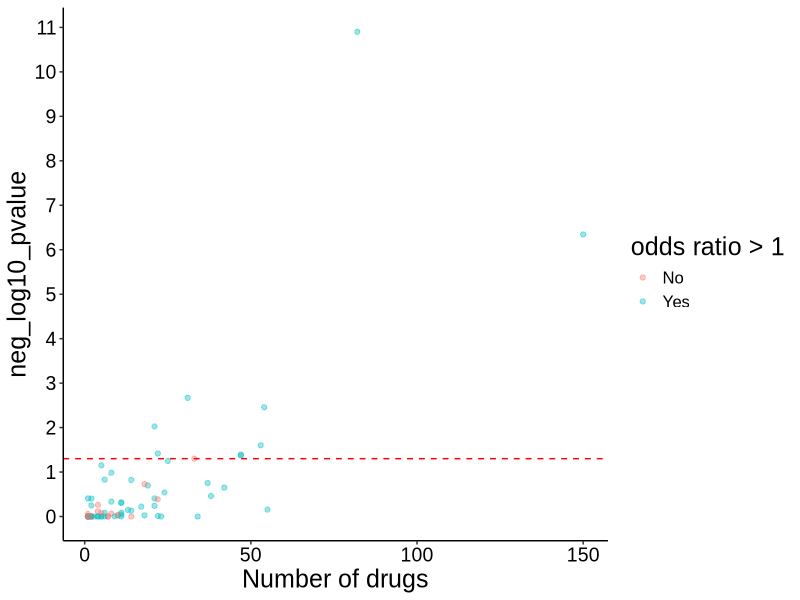
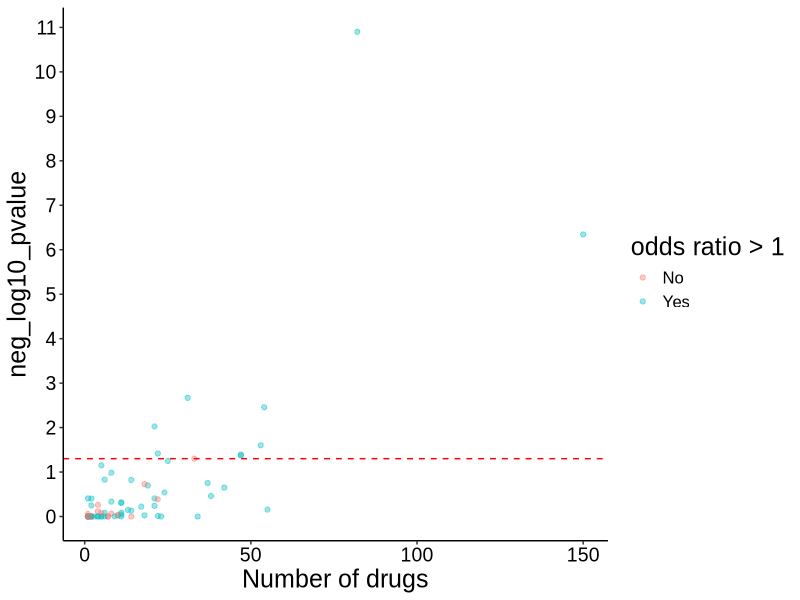
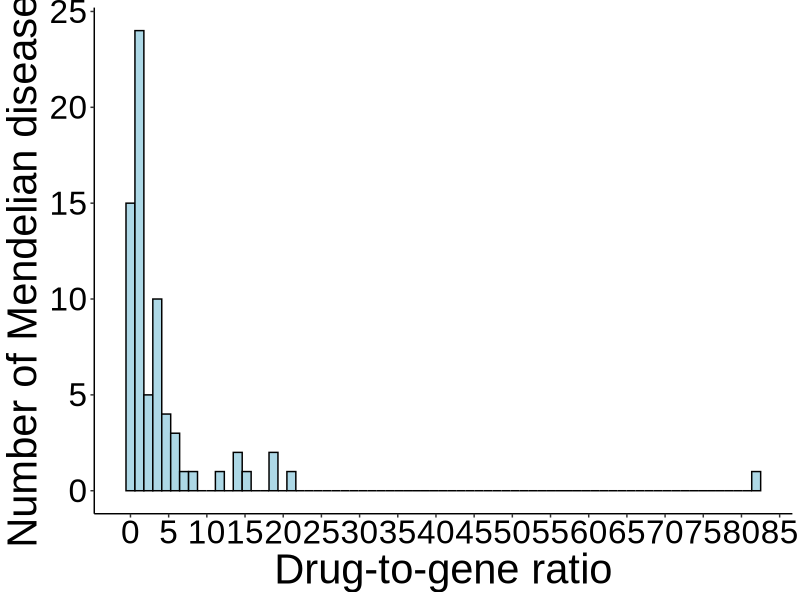
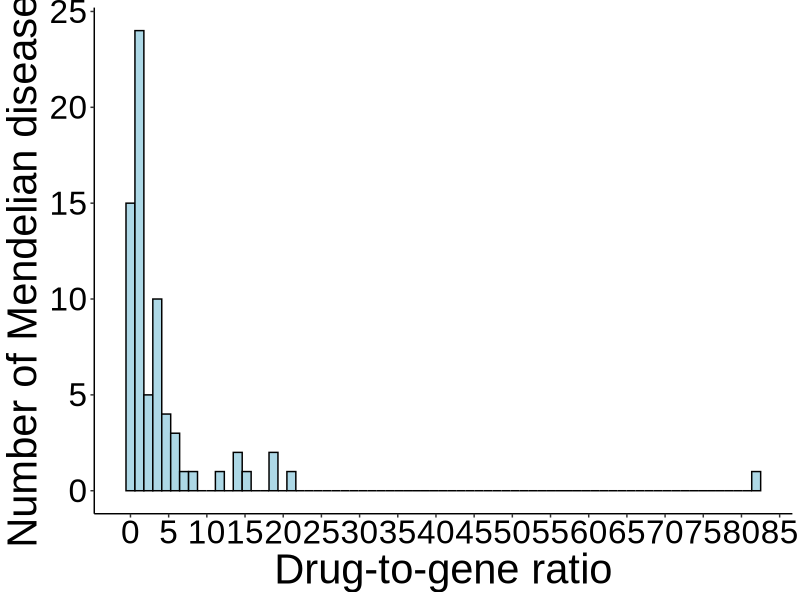
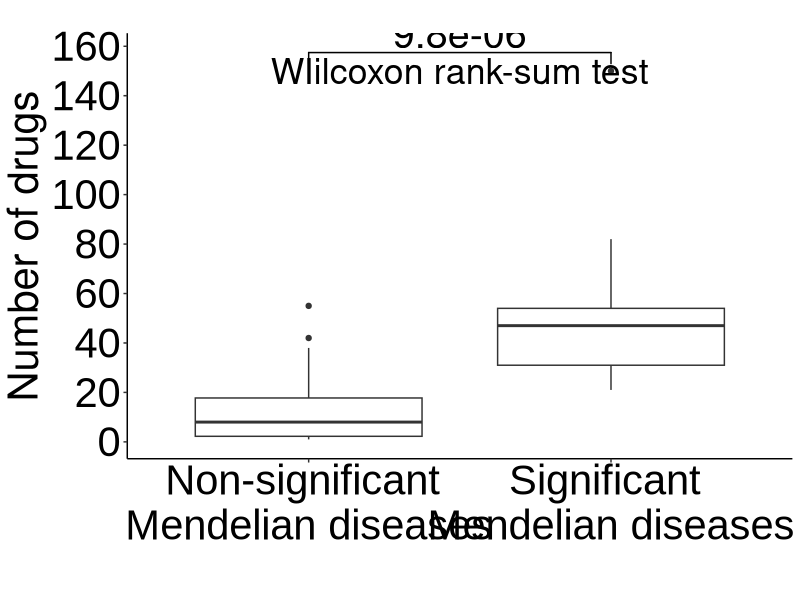
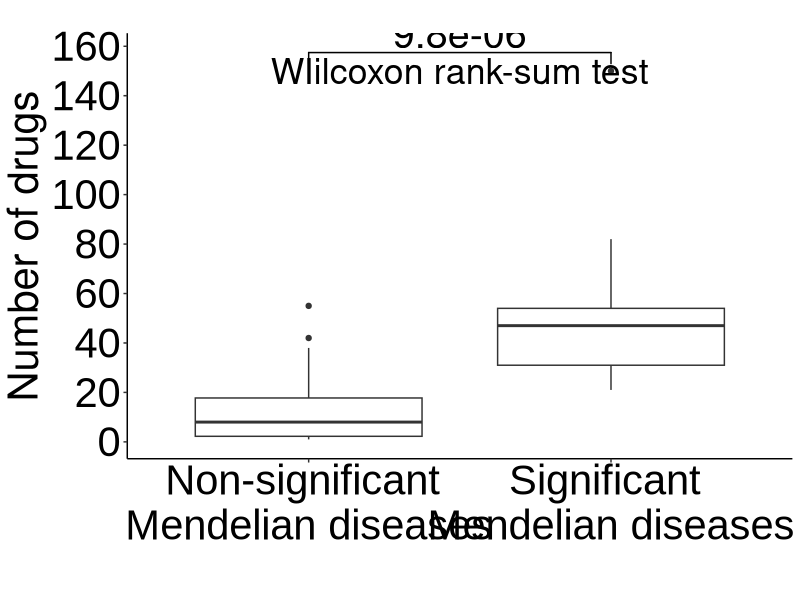

Source code (R) for these figures, in order: (Note: a time limit stopped this script after it produced the figures.)
### This script implements the per Mendelian disease analysis ###

library(dplyr)
library(data.table)
library(ggplot2)
library(ggsignif)

## Set type for image compression based on operating system
## For macOS, X11 installation is required (link: https://www.xquartz.org/)
# if Windows OS
if (Sys.info()['sysname'] == "Windows") {
  type_compression = "windows"
} 
# if Linux
if (Sys.info()['sysname'] == "Linux") {
  type_compression = "windows"
}
# if macOS
if (Sys.info()['sysname'] == "Darwin") {
  type_compression = "cairo"
} 

## -- load data -- ##

# Mendelian - complex disease comorbidities
md_cd_comorbidities = fread("processed_data/md_cd_comorbidities.txt")
unique_cd = unique(md_cd_comorbidities$complex_disease)
unique_md = unique(md_cd_comorbidities$mendelian_disease)

# complex disease categories
complex_disease_categories = data.table::fread("processed_data/complex_disease_category.txt")
md_cd_comorbidities = left_join(md_cd_comorbidities, complex_disease_categories, by = "complex_disease")

# indicated/investigated drugs for the complex diseases
investigated_indicated_drugs = fread("processed_data/drugs_inv_ind_per_disease.txt")
investigated_indicated_drugs = reshape2::melt(investigated_indicated_drugs, "drugbank_id", colnames(investigated_indicated_drugs)[2:ncol(investigated_indicated_drugs)])
investigated_indicated_drugs = na.omit(investigated_indicated_drugs) ; rownames(investigated_indicated_drugs) = NULL
investigated_indicated_drugs = investigated_indicated_drugs %>%
  dplyr::select(drugbank_id, complex_disease = variable) %>%
  distinct()

# Mendelian disease causal genes
md_genes = data.table::fread("processed_data/md_genes.txt")

# drug - targets
db_drug_targets = fread("processed_data/drugbank_all_drugs_known_targets.txt") %>%
  dplyr::select(db_id, drug_target) %>% 
  distinct()

# number of gene-targets per drug
drugs_nr_targets = fread("processed_data/drugbank_all_drugs_known_targets.txt") %>%
  dplyr::select(db_id, drug_target) %>%
  distinct() %>%
  group_by(db_id) %>% 
  mutate(total_targets = length(drug_target)) %>%
  dplyr::select(db_id, total_targets) %>% 
  ungroup() %>%
  distinct()

## -- find drugs targeting each Mendelian disease genes -- ##

# empty list - each element is a mendelian disease
md_comorbidities = list()
for (md in unique_md) {
  md_comorbidities[[md]] = md_cd_comorbidities %>% filter(mendelian_disease == md) %>% dplyr::select(-comorbidity)
} ; rm(md)

# annotate with Mendelian disease genes
for (i in 1:length(md_comorbidities)) {
  
  # add Mendelian disease genes
  md_comorbidities[[i]] = left_join(md_comorbidities[[i]], md_genes, by = "mendelian_disease")
  md_comorbidities[[i]] = md_comorbidities[[i]] %>% 
    dplyr::select(complex_disease, disease_category, md_gene = causal_gene) %>%
    distinct()
  
  # add drugs targeting the Mendelian disease genes
  md_comorbidities[[i]] = left_join(md_comorbidities[[i]], db_drug_targets, by = c("md_gene" = "drug_target"))
  if (sum(is.na(md_comorbidities[[i]]$db_id)) != 0) {
    md_comorbidities[[i]] = md_comorbidities[[i]][-which(is.na(md_comorbidities[[i]]$db_id)), ] ; rownames(md_comorbidities[[i]]) = NULL
  }
  
  # keep needed columns
  md_comorbidities[[i]] = md_comorbidities[[i]] %>% 
    dplyr::select(complex_disease, disease_category, db_id) %>%
    distinct()
  
  cat(i, "\n")
} ; rm(i)

### NOTE: 19 Mendelian diseases are causally associated with genes NOT targeted by any existing drug with know drug targets
###       Therefore, we remove them from the downstream analysis
md_comorbidities = md_comorbidities[lapply(md_comorbidities, nrow) > 0] # 71 Mendelian diseases remain

## -- logistic regression per Mendelian disease -- ##

# create list of logistic regression inputs for each Mendelian disease
log_reg_input = vector("list", length = length(md_comorbidities))
names(log_reg_input) = names(md_comorbidities)

for (i in 1:length(md_comorbidities)) {
  
  # if drugs are recommended for repurposing...
  if (nrow(md_comorbidities[[i]]) != 0) {
    
    ## candidate drugs
    candidate_drugs_temp = unique(md_comorbidities[[i]]$db_id)
    
    ## complex diseases that these drugs are recommended for repurposing
    complex_diseases_temp = unique(md_comorbidities[[i]]$complex_disease)
    
    ## complex diseases these drugs are indicated/investigated
    # not all drugs will be indicated/investigated for a disease --> keep this in mind when you build the logistic regression input data frame
    ind_inv_temp = investigated_indicated_drugs %>%
      filter(drugbank_id %in% candidate_drugs_temp) %>%
      mutate(indicated_investigated = 1)
    
    ## create logistic regression input
    
    # each row should be a drug-complex disease pair
    log_reg_input[[i]] = data.frame(drug = rep(candidate_drugs_temp, each = length(unique_cd)))
    
    # add complex diseases
    log_reg_input[[i]]$disease = unique_cd

    # add disease category
    log_reg_input[[i]] = left_join(log_reg_input[[i]], complex_disease_categories, by = c("disease" = "complex_disease"))
    
    # add number of targets
    log_reg_input[[i]] = left_join(log_reg_input[[i]], drugs_nr_targets, by = c("drug" = "db_id"))
    
    # add indicated/investigated drugs
    log_reg_input[[i]] = left_join(log_reg_input[[i]], ind_inv_temp, by = c("drug" = "drugbank_id", "disease" = "complex_disease"))
    log_reg_input[[i]]$indicated_investigated = ifelse(is.na(log_reg_input[[i]]$indicated_investigated), 0, 1)
    
    # add drug candidates information
    log_reg_input[[i]]$recommended = ifelse(log_reg_input[[i]]$disease %in% complex_diseases_temp, 1, 0)
  }
  
  ## track progress
  cat(i, "\n")
} ; rm(i, candidate_drugs_temp, complex_diseases_temp, ind_inv_temp)

## run logistic regression
log_reg_results = vector("list", length = length(log_reg_input))
names(log_reg_results) = names(log_reg_input)

for (i in 1:length(log_reg_input)) {
  
  # run logistic regression
  glm_fits_temp = glm(indicated_investigated ~  disease_category + total_targets + recommended, 
                      data = log_reg_input[[i]], 
                      family = binomial())
  log_summary_temp = summary(glm_fits_temp)$coefficients
  
  # populate list
  log_reg_results[[i]] = log_summary_temp
    
  ## track progress
  cat(i, "\n")
} ; rm(i, glm_fits_temp, log_summary_temp)

## create a data frame with the results of logistic regression for each Mendelian disease
log_reg_results_summary = data.frame(mendelian_disease = names(md_comorbidities), beta = NA, pvalue = NA)

for (i in 1:length(log_reg_results)){
  
  log_reg_results[[i]] = data.frame(log_reg_results[[i]])
  log_reg_results_summary[i, "beta"] = log_reg_results[[i]]["recommended", "Estimate"]
  log_reg_results_summary[i, "pvalue"] = log_reg_results[[i]]["recommended", "Pr...z.."]
  
} ; rm(i)

log_reg_results_summary = log_reg_results_summary %>% 
  arrange(pvalue)
log_reg_results_summary %>% filter(pvalue < 0.05) %>% nrow() # 9 significant Mendelian diseases at a nominal level (p<0.05)

## -- annotate each Mendelian disease with number of complex disease comorbidities and number of drugs targeting its associated genes -- ##

## number of comorbidities per Mendelian disease
md_nr_comorbidities = md_cd_comorbidities %>%
  dplyr::select(mendelian_disease, complex_disease) %>%
  group_by(mendelian_disease) %>%
  mutate(nr_comorbidities = length(complex_disease)) %>%
  ungroup() %>%
  dplyr::select(mendelian_disease, nr_comorbidities) %>%
  distinct()
log_reg_results_summary = left_join(log_reg_results_summary, md_nr_comorbidities, by = "mendelian_disease")

## number of drugs targeting the genes associated with each Mendelian disease
md_genes_drugs = left_join(md_genes, db_drug_targets, by = c("causal_gene" = "drug_target"))
md_genes_drugs = na.omit(md_genes_drugs) ; rownames(md_genes_drugs) = NULL
md_genes_drugs = md_genes_drugs %>%
  group_by(mendelian_disease) %>% 
  mutate(nr_drugs = length(db_id)) %>%
  ungroup() %>%
  dplyr::select(mendelian_disease, nr_drugs) %>% 
  distinct()
log_reg_results_summary = left_join(log_reg_results_summary, md_genes_drugs, by = "mendelian_disease")

## -- visualizations -- ##
log_reg_results_summary = log_reg_results_summary %>% arrange(nr_comorbidities)
log_reg_results_summary$nr_comorbidities = factor(log_reg_results_summary$nr_comorbidities, levels = log_reg_results_summary$nr_comorbidities, labels = log_reg_results_summary$nr_comorbidities)
log_reg_results_summary$beta = ifelse(exp(log_reg_results_summary$beta) > 1, 1, 0)
log_reg_results_summary$beta = factor(log_reg_results_summary$beta, levels = c(0, 1), labels = c("No", "Yes"))

fig_s3 = ggplot(log_reg_results_summary, aes(x = nr_drugs, y = -log10(pvalue))) +
  geom_point(alpha = 0.4, size = 1.5, aes(color = beta)) +
  # scale_x_discrete(breaks = seq(1, 61, 1)) +
  scale_y_continuous(breaks = seq(0, 11, 1)) +
  labs(color = "odds ratio > 1") +
  xlab("Number of drugs") +
  ylab("neg_log10_pvalue") +
  geom_hline(yintercept = -log10(0.05), linetype = "dashed", color = "red") +
  theme_classic() +
  theme(axis.text = element_text(size = 14, family = "Arial", color = "black"),
        axis.title = element_text(size = 18, family = "Arial", color = "black"),
        title = element_text(size = 18, family = "Arial", color = "black"), 
        legend.text = element_text(size = 12, family = "Arial", color = "black"))

fig_s3
ggsave(filename = "FigS3_per_MD_analysis_results.tiff", 
       path = "figures/",
       width = 7, height = 5, device = 'tiff',
       dpi = 700, compression = "lzw", type = type_compression)
dev.off()

# histogram drug-to-gene ratio per Mendelian disease
nr_genes_per_md = md_genes %>%
  group_by(mendelian_disease) %>%
  mutate(nr_genes = length(causal_gene)) %>%
  ungroup() %>%
  dplyr::select(mendelian_disease, nr_genes) %>%
  distinct()
log_reg_results_summary = left_join(log_reg_results_summary, nr_genes_per_md, by = "mendelian_disease")
log_reg_results_summary$drug_to_gene_ratio = log_reg_results_summary$nr_drugs / log_reg_results_summary$nr_genes

fig_3a = ggplot(log_reg_results_summary, aes(x = drug_to_gene_ratio)) +
  geom_histogram(color = "black", fill = "lightblue", bins = 71) +
  scale_x_continuous(breaks = seq(0, 95, 5)) +
  xlab("Drug-to-gene ratio") +
  ylab("Number of Mendelian diseases") +
  theme_classic() +
  theme(axis.text = element_text(size = 24, family = "Arial", color = "black"),
        axis.title = element_text(size = 30, family = "Arial", color = "black"))

fig_3a
ggsave(filename = "Fig3A_drug_to_gene_ratio_per_MD.tiff", 
       path = "figures/",
       width = 12, height = 8, device = 'tiff',
       dpi = 700, compression = "lzw", type = type_compression)
dev.off()

# number of drugs - rank sum test
log_reg_results_summary$sig = ifelse(log_reg_results_summary$pvalue < 0.05, 1, 0)
log_reg_results_summary$sig = factor(log_reg_results_summary$sig, levels = c(0, 1), labels = c("Non-significant \nMendelian diseases", "Significant \nMendelian diseases"))
fig_3b = ggplot(log_reg_results_summary, aes(y = nr_drugs, x = sig)) +
  geom_boxplot() +
  # geom_jitter(width = 0.1, alpha = 0.5, size = 4) +
  xlab("") +
  ylab("Number of drugs") +
  labs(title = "") +
  scale_y_continuous(breaks = seq(0, 170, 20)) +
  theme_classic() +
  geom_signif(comparisons = list(c("Significant \nMendelian diseases", "Non-significant \nMendelian diseases")), test = "wilcox.test", test.args = list(alternative = "greater"),   
              map_signif_level = FALSE, textsize = 10) +
  annotate(geom = "text", x = 1.5, y = 150, label = "WIilcoxon rank-sum test", size = 9) +
  theme(axis.text = element_text(size = 30, family = "Arial", color = "black"),
        axis.title = element_text(size = 30),
        legend.position = "none")

fig_3b
ggsave(filename = "Fig3B_rank_sum_test.tiff", 
       path = "figures/",
       width = 12, height = 12, device = 'tiff',
       dpi = 700, compression = "lzw", type = type_compression)
dev.off()

## -- observed vs permutations -- ##

## Now, that we have the signal that significant Mendelian diseases are targeted by a higher number of drugs compared to non-significant,
## we want to exclude the possibility that our significant results from the main analysis are due to the high number of drugs rather than the comorbidity information

# Mendelian - complex disease comorbidities
md_cd_comorbidities = md_cd_comorbidities %>% 
  dplyr::select(mendelian_disease, complex_disease) %>%
  arrange(mendelian_disease)

# drugs targeting md_genes
drugs_targeting_md_genes = left_join(md_genes, db_drug_targets, by = c("causal_gene" = "drug_target")) %>%
  na.omit() %>%
  dplyr::select(db_id) %>%
  distinct()

### -- observed -- ###

## create logistic regression input
# each row is a drug-complex disease pair
log_input_obs = data.frame(db_id = rep(drugs_targeting_md_genes$db_id, each = length(unique_cd)))

# add complex diseases
log_input_obs$complex_disease = unique_cd

# add disease category
log_input_obs = left_join(log_input_obs, complex_disease_categories, by = "complex_disease")

# add candidate drugs information
x = left_join(md_cd_comorbidities, md_genes, by = "mendelian_disease")
x = na.omit(x) ; rownames(x) = NULL
x = x %>% dplyr::select(complex_disease, causal_gene) %>% distinct
x = left_join(x, db_drug_targets, by = c("causal_gene" = "drug_target"))
x = na.omit(x) ; rownames(x) = NULL
x = x %>% dplyr::select(-causal_gene) %>% distinct()
x$recommended = 1
log_input_obs = left_join(log_input_obs, x, by = c("complex_disease", "db_id"))
log_input_obs$recommended = ifelse(is.na(log_input_obs$recommended), 0, 1)

# number of drug targets
log_input_obs = left_join(log_input_obs, drugs_nr_targets, by = c("db_id" = "db_id"))

# add investigated/indicated drugs
investigated_indicated_drugs$indicated_investigated = 1
log_input_obs = left_join(log_input_obs, investigated_indicated_drugs, by = c("db_id" = "drugbank_id", "complex_disease" = "complex_disease"))
log_input_obs$indicated_investigated = ifelse(is.na(log_input_obs$indicated_investigated), 0, 1)

# logistic regression
glm_fit_obs = glm(indicated_investigated ~ total_targets + disease_category + recommended,
                  data = log_input_obs, 
                  family = binomial())
log_reg_summary_obs = summary(glm_fit_obs)$coefficients
or_obs = exp(log_reg_summary_obs[8, 1])
pvalue_obs = log_reg_summary_obs[8, 4]

## -- permutations -- ##

## NOTE: in this permutation analysis, we shuffle the drugs targeting each Mendelian disease.
## This is equivalent to shuffling the rows of drugs in our logistic regression input

## create logistic regression input
# each row is a drug-complex disease pair
log_input_perm = data.frame(db_id = rep(drugs_targeting_md_genes$db_id, each = length(unique_cd)))

# add complex diseases
log_input_perm$complex_disease = unique_cd

# add disease category
log_input_perm = left_join(log_input_perm, complex_disease_categories, by = "complex_disease")

# add candidate drugs information
x = left_join(md_cd_comorbidities, md_genes, by = "mendelian_disease")
x = na.omit(x) ; rownames(x) = NULL
x = x %>% dplyr::select(complex_disease, causal_gene) %>% distinct
x = left_join(x, db_drug_targets, by = c("causal_gene" = "drug_target"))
x = na.omit(x) ; rownames(x) = NULL
x = x %>% dplyr::select(-causal_gene) %>% distinct()
x$recommended = 1
log_input_perm = left_join(log_input_perm, x, by = c("complex_disease", "db_id"))
log_input_perm$recommended = ifelse(is.na(log_input_perm$recommended), 0, 1)

## perform permutation analysis 
# empty data frame to populate with permutation results
log_reg_results_permutation = data.frame(permutation = NA,
                                         odds_ratio = NA,
                                         pvalue = NA)

for (permutation in 1:1000) {
  
  # shuffle the drugs
  drugs_original = unique(log_input_perm$db_id)
  drugs_shuffled = sample(drugs_original, replace = FALSE)
  log_input_perm_temp = log_input_perm
  log_input_perm_temp$db_id = rep(drugs_shuffled, each = 65)
  
  # add number of drug targets
  log_input_perm_temp = left_join(log_input_perm_temp, drugs_nr_targets, by = c("db_id" = "db_id"))
  
  # add investigated/indicated drugs
  log_input_perm_temp = left_join(log_input_perm_temp, investigated_indicated_drugs, by = c("db_id" = "drugbank_id", "complex_disease" = "complex_disease"))
  log_input_perm_temp$indicated_investigated = ifelse(is.na(log_input_perm_temp$indicated_investigated), 0, 1)
  
  # run logistic regression
  glm_fit_perm_temp = glm(indicated_investigated ~ total_targets + disease_category + recommended,
                          data = log_input_perm_temp, 
                          family = binomial())
  log_reg_summary_temp = summary(glm_fit_perm_temp)$coefficients
  
  # populate the results data frame
  log_reg_results_permutation[permutation, "permutation"] = permutation
  log_reg_results_permutation[permutation, "odds_ratio"] = exp(log_reg_summary_temp[8, 1])
  log_reg_results_permutation[permutation, "pvalue"] = log_reg_summary_temp[8, 4]

  ## track progress
  cat(permutation, "\n")
}

## calculate p-value after permutations
perm_pvalue = sum(pvalue_obs >= log_reg_results_permutation$pvalue) / 1000 # 0.018 = 1.8%
sum(or_obs <= log_reg_results_permutation$odds_ratio) / 1000 # 0.014 = 1.4%

# ## visualizations of results
# ggplot(log_reg_results_permutation, aes(x = odds_ratio)) +
#   geom_histogram(color = "black", fill = "lightblue") +
#   geom_vline(xintercept = or_obs, color = "red", linewidth = 0.8) +
#   xlab("Odds ratio") +
#   ylab("count") +
#   scale_x_continuous(breaks = seq(0, 2.25, 0.25), limits = c(0.75, 2.25)) +
#   annotate(geom = "text", x = 1.95, y = 145, label = paste0(sum(or_obs <= log_reg_results_permutation$odds_ratio) / 1000*100, "%"), size = 7, family = "Arial", color = "red", fontface = "bold") +
#   theme_classic() +
#   theme(axis.text = element_text(size = 20, family = "Arial", colour = "black"),
#         axis.title = element_text(size = 22, family = "Arial", colour = "black"))


## -- gene level analysis -- ##

## analysis per Mendelian disease gene
# keep druggable md genes
md_genes_druggable = md_genes %>% filter(causal_gene %in% db_drug_targets$drug_target)
unique_md_genes = unique(md_genes_druggable$causal_gene)
lr_inputs = vector("list", length(unique(unique_md_genes)))
names(lr_inputs) = unique_md_genes

for (i in 1:length(unique_md_genes)) {
  
  # gene
  md_gene_temp = unique_md_genes[[i]]
  
  # drugs targeting that gene
  drugs_targeting_md_gene_temp = db_drug_targets %>% filter(drug_target == md_gene_temp)
  drugs_targeting_md_gene_temp = unique(drugs_targeting_md_gene_temp$db_id)
  
  # Mendelian diseases linked to that gene
  md_disease_temp = md_genes %>% filter(causal_gene == md_gene_temp)
  md_disease_temp = unique(md_disease_temp$mendelian_disease)
  
  # comorbidities of these Mendelian diseases
  md_comorbidities_temp = md_cd_comorbidities %>% filter(mendelian_disease %in% md_disease_temp)
  md_comorbidities_temp = unique(md_comorbidities_temp$complex_disease)
  
  # each row should be a drug-complex disease pair
  log_input = data.frame(drug = rep(drugs_targeting_md_gene_temp, each = length(unique_cd)))
  
  # add complex diseases
  log_input$disease = unique_cd
  
  # add disease category
  log_input = left_join(log_input, complex_disease_categories, by = c("disease" = "complex_disease"))
  
  # add number of targets
  log_input = left_join(log_input, drugs_nr_targets, by = c("drug" = "db_id"))
  
  # add indicated/investigated drugs
  log_input = left_join(log_input, investigated_indicated_drugs, by = c("drug" = "drugbank_id", "disease" = "complex_disease"))
  log_input$indicated_investigated = ifelse(is.na(log_input$indicated_investigated), 0, 1)
  
  # add recommended candidate drugs
  log_input$recommended = ifelse(log_input$disease %in% md_comorbidities_temp, 1, 0)
  
  lr_inputs[[i]] = log_input
  
  cat(i, "-", length(unique_md_genes), "\n")
}

## run logistic regression
log_reg_results = data.frame(md_genes = unique_md_genes, comorbidity_OR = NA, comorbidity_P = NA)

for (i in 1:nrow(log_reg_results)) {
  
  # run logistic regression
  if (length(unique(lr_inputs[[i]]$total_targets)) == 1) {
    glm_fits_temp = glm(indicated_investigated ~  disease_category + recommended, 
                        data = lr_inputs[[i]], 
                        family = binomial())
    log_summary_temp = as.data.frame(summary(glm_fits_temp)$coefficients)
    log_reg_results[i, "comorbidity_OR"] = exp(log_summary_temp[7, 1])
    log_reg_results[i, "comorbidity_P"] = log_summary_temp[7, 4]
    
  }
  
  if (length(unique(lr_inputs[[i]]$total_targets)) > 1) {
    glm_fits_temp = glm(indicated_investigated ~  disease_category + total_targets + recommended, 
                        data = lr_inputs[[i]], 
                        family = binomial())
    log_summary_temp = as.data.frame(summary(glm_fits_temp)$coefficients)
    log_reg_results[i, "comorbidity_OR"] = exp(log_summary_temp[8, 1])
    log_reg_results[i, "comorbidity_P"] = log_summary_temp[8, 4]
  }
  
  cat(i, "-", nrow(log_reg_results), "\n")
}

log_reg_results$sig = ifelse(log_reg_results$comorbidity_P < 0.05, 1, 0)

## add nr of targets for each MD gene
md_genes_druggable = left_join(md_genes_druggable, db_drug_targets, by = c("causal_gene" = "drug_target"))
md_genes_druggable = md_genes_druggable %>% 
  group_by(causal_gene) %>%
  mutate(nr_drugs = length(unique(db_id))) %>%
  ungroup() %>%
  distinct()
md_genes_nr_drugs = md_genes_druggable %>%
  dplyr::select(causal_gene, nr_drugs) %>% 
  distinct()
hist(md_genes_nr_drugs$nr_drugs)

log_reg_results = left_join(log_reg_results, md_genes_nr_drugs, by = c("md_genes" = "causal_gene"))
log_reg_results$sig = factor(log_reg_results$sig, levels = c("0", "1"), labels = c("Non-significant \ngenes", "Significant \ngenes"))

fig_3c = ggplot(log_reg_results, aes(x = sig, y = nr_drugs)) +
  geom_boxplot() +
  # geom_point(alpha = 0.5, position = "jitter") +
  xlab("") +
  ylab("Number of drugs") +
  geom_signif(comparisons = list(c("Significant \ngenes", "Non-significant \ngenes")), test.args = list(alternative = "greater"), 
              map_signif_level = FALSE, textsize = 10) +
  annotate(geom = "text", x = 1.5, y = 85, label = "WIilcoxon rank-sum test", size = 9) +
  scale_y_continuous(breaks = seq(0, 85, 10)) +
  theme_classic() +
  theme(axis.text = element_text(size = 30, family = "Arial", color = "black"),
        axis.title = element_text(size = 30),
        legend.position = "none")

fig_3c
ggsave(filename = "Fig3C_per_gene_drugs.tiff", 
       path = "figures/",
       width = 12, height = 12, device = 'tiff',
       dpi = 700, compression = "lzw", type = type_compression)
dev.off()
